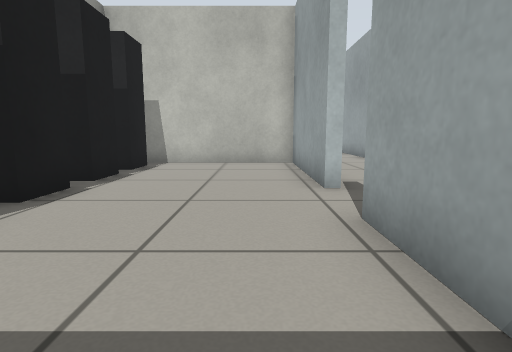
View 1 (above)

17 first-person views from a walk through a Gazebo world. The camera is 0.5 m above the floor, tilts 8° down and sees 80° across. The floor is counted in squares, 0.5 m on a side. Each view is taken from the middle of a square. On the plan, view 1 faces up. The plan holds only what a view shows up to about 12 squares ahead; the rest is blank.

View 2
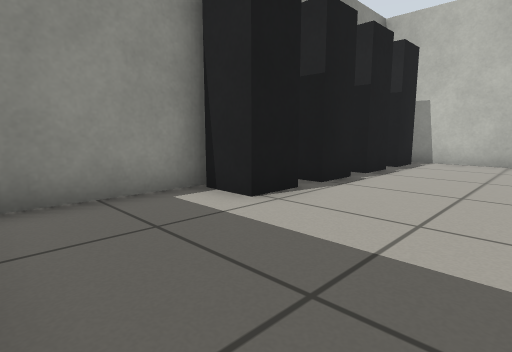

View 3
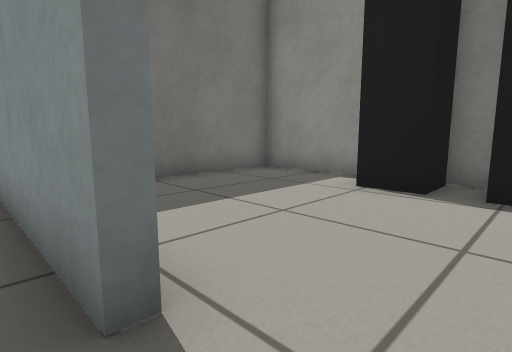

View 4
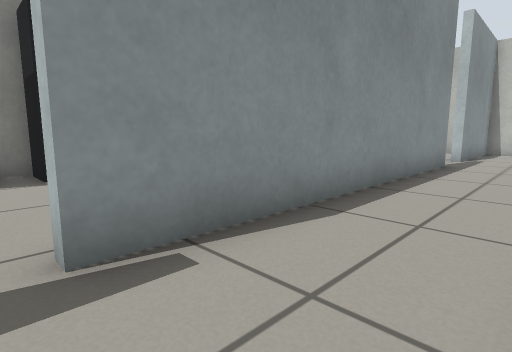

View 5
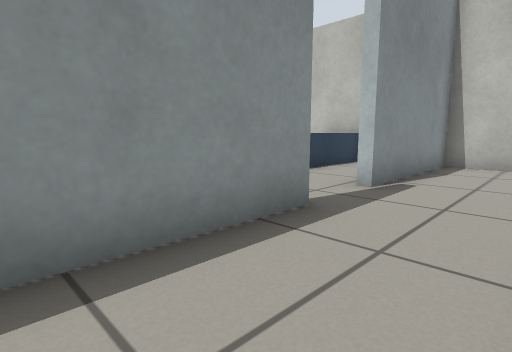

View 6
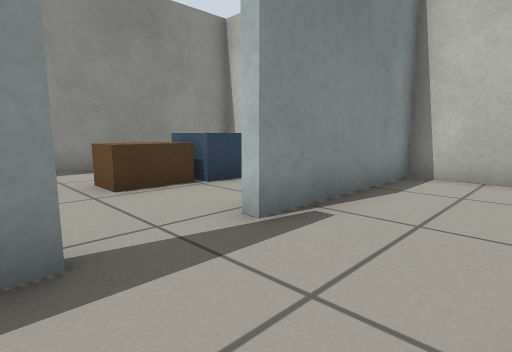

View 7
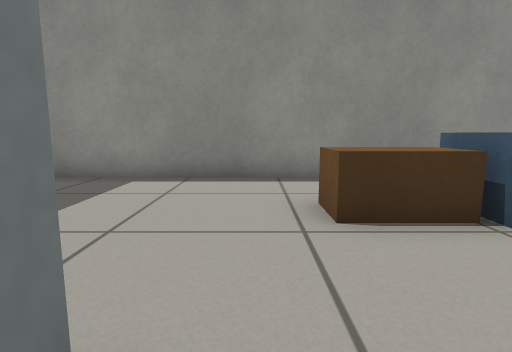

View 8
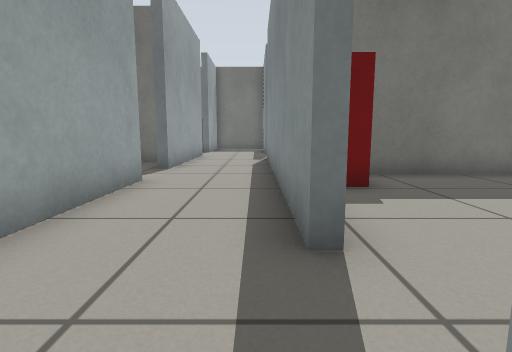

View 9
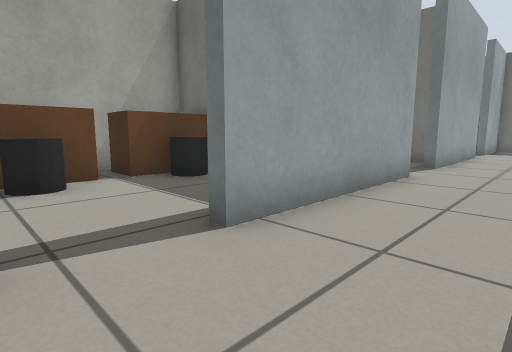

View 10
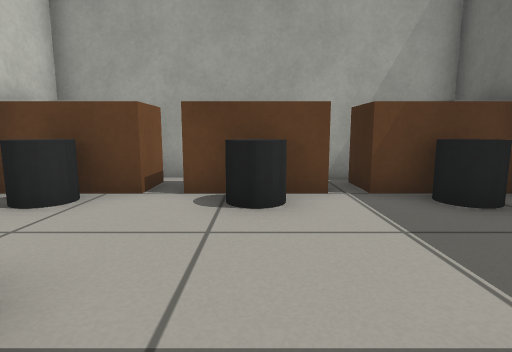

View 11
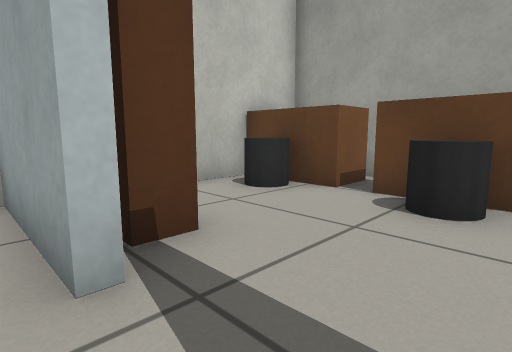

View 12
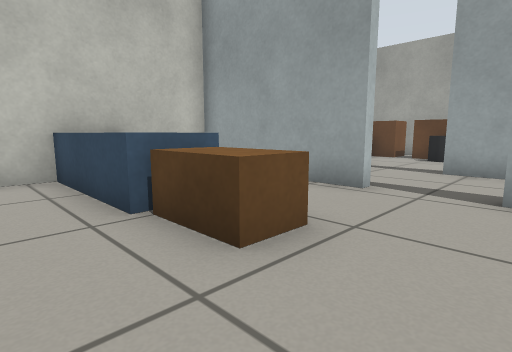

View 13
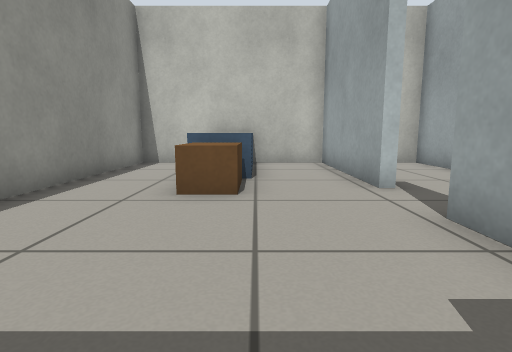

View 14
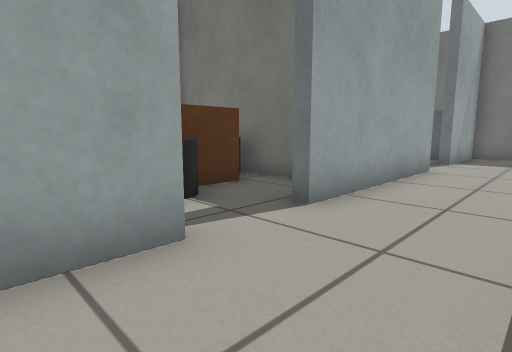

View 15
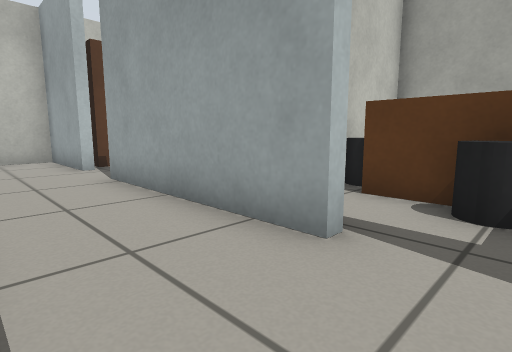

View 16
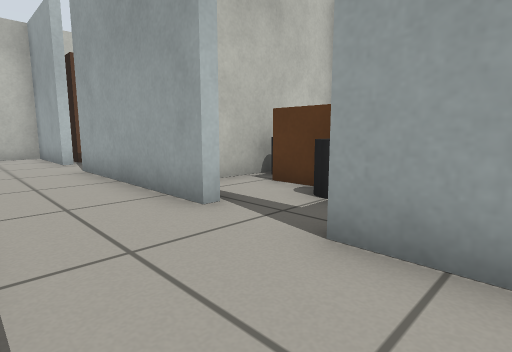

View 17
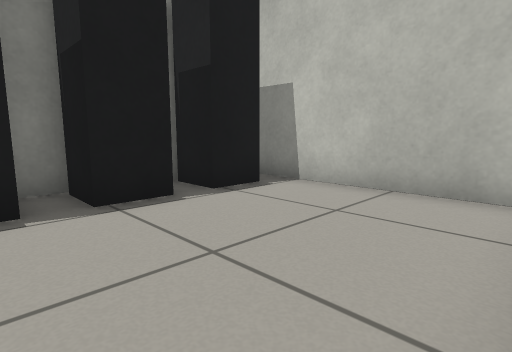

### Floor plan
Ten units are one square. View 1 is at (0, 0); x grows to the right and y downward. Boxes are objects, and circles mark ways between rooms. Rooms are numbered by the first view taken in them; rooms with no view inside come last. Other rooms are left out.
<svg viewBox="-53 -230 167 248">
<path fill="none" stroke="#000" d="M-48 -41 -48 13 -11 13M-48 -64 -48 -56M13 -55 13 -104 -42 -104M13 -14 13 -35M13 -145 13 -155M16 -155 16 -55M13 -174 13 -223 -6 -223M44 -115 44 -170M44 -190 44 -223 16 -223 16 -175M-42 -107 -4 -107M51 -196 51 -202M-24 -223 -48 -223 -48 -114M44 -40 44 -95M13 -155 16 -155M109 -109 109 -133 61 -133M49 -115 44 -115M53 -76 108 -76"/>
<rect x="-45" y="-35" width="10" height="10" fill="#bbb"><title>black post</title></rect>
<rect x="-45" y="-55" width="10" height="10" fill="#bbb"><title>black post</title></rect>
<rect x="-45" y="-75" width="10" height="10" fill="#bbb"><title>black post</title></rect>
<rect x="-45" y="-95" width="10" height="10" fill="#bbb"><title>black post</title></rect>
<rect x="-25" y="-185" width="10" height="20" fill="#bbb"><title>brown box</title></rect>
<rect x="-25" y="-225" width="20" height="40" fill="#bbb"><title>blue box</title></rect>
<rect x="-5" y="-125" width="20" height="20" fill="#bbb"><title>red box</title></rect>
<rect x="55" y="-115" width="20" height="20" fill="#bbb"><title>dark grey cylinder</title></rect>
<rect x="65" y="-95" width="10" height="10" fill="#bbb"><title>brown box</title></rect>
<rect x="65" y="-125" width="10" height="10" fill="#bbb"><title>brown box</title></rect>
<rect x="75" y="-95" width="10" height="20" fill="#bbb"><title>other object</title></rect>
<rect x="75" y="-135" width="10" height="20" fill="#bbb"><title>dark grey cylinder</title></rect>
<circle cx="10" cy="-45" r="3" fill="#2a7"/>
<circle cx="50" cy="-105" r="3" fill="#2a7"/>
<text x="-20" y="-50">1</text>
<text x="0" y="-150">2</text>
<text x="80" y="-110">3</text>
</svg>
Room 1 opens to room 2. Room 2 opens to room 3.

Where each view was taken, in squares from view 1:
view 1: 0 up, 0 right, facing up
view 2: 1 down, 0 right, facing up-left
view 3: 5 up, 2 right, facing down-left
view 4: 5 up, 4 right, facing up-left
view 5: 12 up, 4 right, facing up-left
view 6: 15 up, 4 right, facing up-left
view 7: 16 up, 2 right, facing left
view 8: 18 up, 2 right, facing down
view 9: 19 up, 2 right, facing down-right
view 10: 18 up, 4 right, facing right
view 11: 17 up, 4 right, facing up-right
view 12: 15 up, 4 left, facing up-right
view 13: 12 up, 1 left, facing up
view 14: 13 up, 2 right, facing down-right
view 15: 10 up, 2 right, facing up-right
view 16: 8 up, 2 right, facing up-right
view 17: 5 up, 1 right, facing up-left
